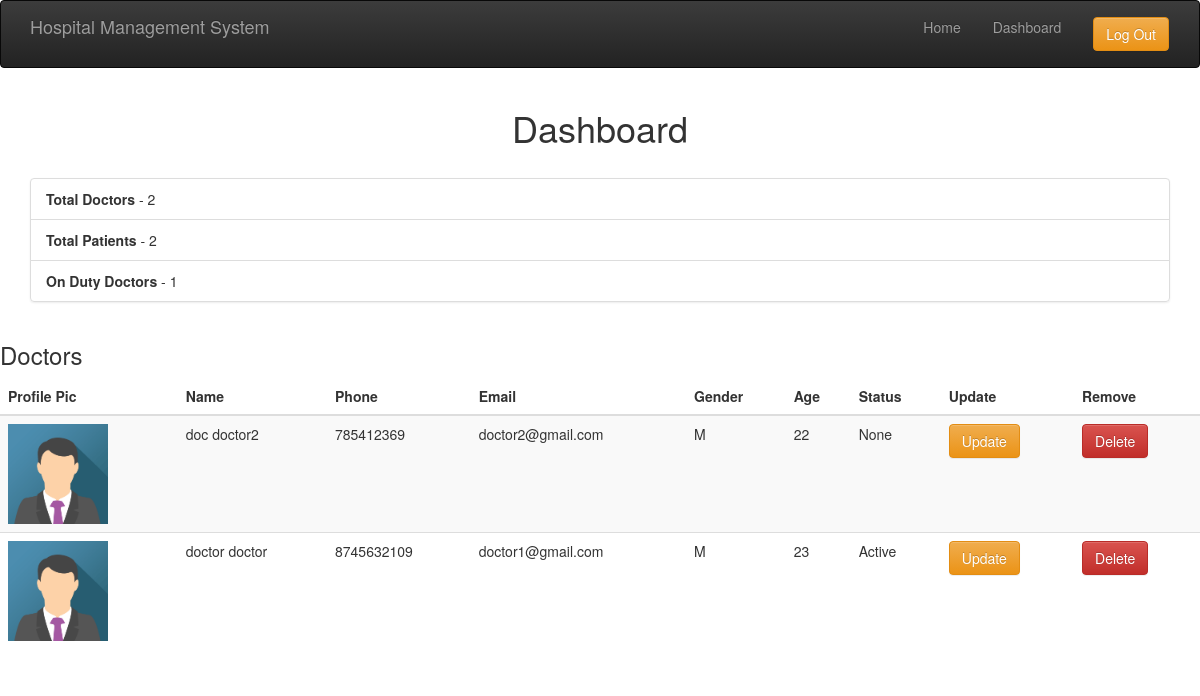
The page /hrdashboard/ (signed in) on the database its author committed.
### main/models.py (models this page shows, shortened)
class UserProfile(models.Model):
    user = models.ForeignKey(User, on_delete=models.CASCADE, related_name='user_profile')
    name = models.CharField(max_length=50)
    phone_regex = RegexValidator(regex=r'^\+?1?\d{9,15}$', message="Phone number must be entered in the format: '+999999999'. Up to 15 digits allowed.")
    phone = models.CharField(validators=[phone_regex], max_length=17)
    user_photo = models.ImageField(upload_to='profile/', default='admin.png')
    email = models.EmailField()
    gender = models.CharField(choices=GENDER_CHOICES, max_length=1)
    age = models.IntegerField(blank=True, null=True)
    address = models.TextField(max_length=500)
    datefield = models.DateField(null=True)
    blood_group = models.CharField(choices=BLOOD_GROUPS, max_length=3)
    med_reps = models.FileField(upload_to='profile/med_reps', blank=True)
    status = models.CharField(choices=[('Active', 'Active'), ('Inactive', 'Inactive')], null=True, blank=True, max_length=8)
    agree = models.BooleanField("I agree to the T&C", default=False, blank=False)
    class Meta:
        ordering = ('-id',)

### main/views.py (the view)
# urls.py: path("hrdashboard/", views.hrdashboard, name="hr_dashboard"),
@login_required(login_url='/login/')
def hrdashboard(request):
    if request.method == "GET" and request.user.user_type == "HR":
        context = {
            "totalPat" : len(User.objects.filter(user_type="P")),
            "totalDoc" : len(User.objects.filter(user_type="D")),
            "ondutyDoc" : len(UserProfile.objects.filter(status="Active").filter(user__user_type="D")),
            "doc_list" : UserProfile.objects.filter(user__user_type="D")
        }
        return render(request, 'hr_dashboard.html', context=context)

### main/models.py (called while the page is built)
    def is_doctor(self):
        if self.user_type == 'D':
            return True
        else:
            return False

    def is_patient(self):
        if self.user_type == 'P':
            return True
        else:
            return False

    def is_receptionist(self):
        if self.user_type == 'R':
            return True
        else:
            return False

    def is_HR(self):
        if self.user_type == 'HR':
            return True
        else:
            return False

### templates/hr_dashboard.html
{% extends "base.html" %}
{% load bootstrap3 %}
{% block content %}
<div class="container">
    <h1 align="center">Dashboard</h1>
    <br>
    <ul class="list-group">
        <li class="list-group-item">
            <strong>Total Doctors</strong> - {{ totalDoc }}
        </li>
        <li class="list-group-item">
            <strong>Total Patients</strong> - {{ totalPat }}
        </li>
        <li class="list-group-item">
            <strong>On Duty Doctors</strong> - {{ ondutyDoc }}
        </li>
    </ul>
</div>
<div class="row">
    <div class="col-md-12">
        <h3>Doctors</h3>
        <div class="card card-body">
            <table class="table table-striped">
                <thead>
                    <th>Profile Pic</th>
                    <th>Name</th>
                    <th>Phone</th>
                    <th>Email</th>
                    <th>Gender</th>
                    <th>Age</th>
                    <th>Status</th>
                    <th>Update</th>
                    <th>Remove</th>
                </thead>
                {% for obj in doc_list %}
                <tr>
                    <td><img src="{{obj.user_photo.url}}" alt="Profile Pic" style="width:100px"></td>
                    <td>{{ obj.name }}</td>
                    <td>{{ obj.phone }}</td>
                    <td>{{ obj.email }}</td>
                    <td>{{ obj.gender }}</td>
                    <td>{{ obj.age }}</td>
                    <td>{{ obj.status }}</td>
                    <td><a href="{% url 'doc-profile-pk' pk=obj.user.id %}"><button class="btn btn-warning">Update</button></a></td>
                    <td><a href="{% url 'doc-profile-delete' pk=obj.user.id %}"><button class="btn btn-danger">Delete</button></a></td>
                </tr>
                {% endfor %}
            </table>
        </div>
    </div>
</div>
{% endblock %}

### rows shown on the page
UserProfile: user_photo (picture), name "doc doctor2", phone "785412369", email "doctor2@gmail.com", gender "M", age "22", status "None"
UserProfile: user_photo (picture), name "doctor doctor", phone "8745632109", email "doctor1@gmail.com", gender "M", age "23", status "Active"

### other values the page prints
{{ totalDoc }} "2"
{{ totalPat }} "2"
{{ ondutyDoc }} "1"
